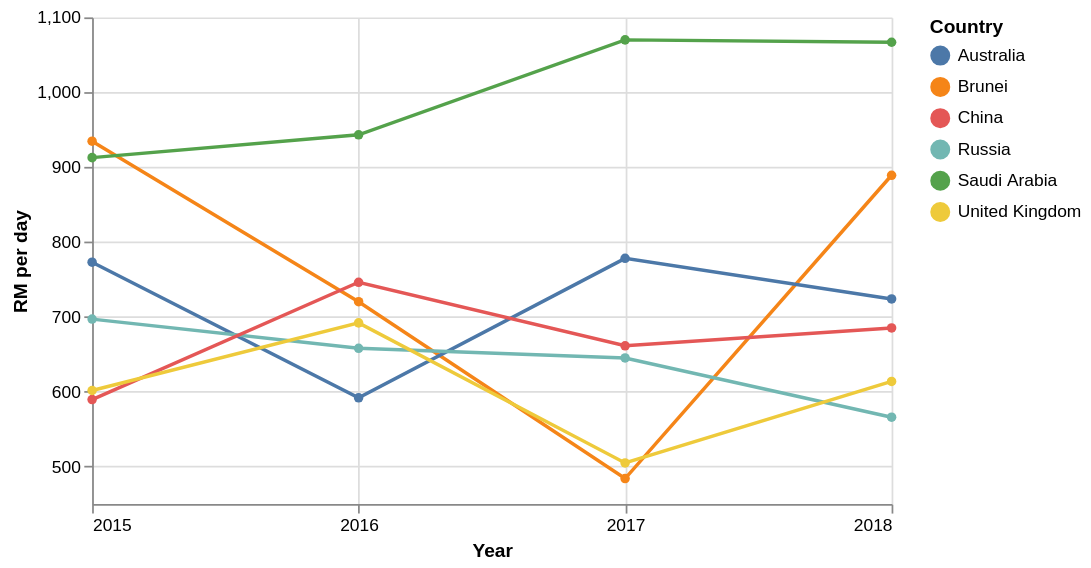

Express this chart as Vega-Lite.
### Vega-Lite specification from a JSON file in a GitHub repository (floating-point values rounded to 4 significant figures)
{"$schema": "https://vega.github.io/schema/vega-lite/v5.json", "width": 460, "height": 280, "data": {"values": [{"year": 2015, "country": "Brunei", "spend": 934.7}, {"year": 2015, "country": "Saudi Arabia", "spend": 912.7}, {"year": 2015, "country": "Australia", "spend": 773.0}, {"year": 2015, "country": "Russia", "spend": 697.0}, {"year": 2015, "country": "China", "spend": 589.5}, {"year": 2015, "country": "United Kingdom", "spend": 601.6}, {"year": 2016, "country": "Brunei", "spend": 720.2}, {"year": 2016, "country": "Saudi Arabia", "spend": 943.1}, {"year": 2016, "country": "Australia", "spend": 591.9}, {"year": 2016, "country": "Russia", "spend": 658.0}, {"year": 2016, "country": "China", "spend": 746.2}, {"year": 2016, "country": "United Kingdom", "spend": 692.0}, {"year": 2017, "country": "Brunei", "spend": 484.0}, {"year": 2017, "country": "Saudi Arabia", "spend": 1070.0}, {"year": 2017, "country": "Australia", "spend": 778.1}, {"year": 2017, "country": "Russia", "spend": 645.1}, {"year": 2017, "country": "China", "spend": 661.4}, {"year": 2017, "country": "United Kingdom", "spend": 504.9}, {"year": 2018, "country": "Brunei", "spend": 889.1}, {"year": 2018, "country": "Saudi Arabia", "spend": 1067.0}, {"year": 2018, "country": "Australia", "spend": 723.9}, {"year": 2018, "country": "Russia", "spend": 565.9}, {"year": 2018, "country": "China", "spend": 685.1}, {"year": 2018, "country": "United Kingdom", "spend": 613.8}]}, "mark": {"type": "line", "point": true, "strokeWidth": 2}, "params": [{"name": "hl", "select": {"type": "point", "fields": ["country"]}, "bind": "legend"}], "encoding": {"x": {"field": "year", "type": "quantitative", "axis": {"format": "d", "title": "Year"}, "scale": {"domain": [2015, 2018]}}, "y": {"field": "spend", "type": "quantitative", "axis": {"title": "RM per day"}, "scale": {"zero": false}}, "color": {"field": "country", "type": "nominal", "legend": {"title": "Country"}}, "opacity": {"condition": {"param": "hl", "value": 1}, "value": 0.15}, "tooltip": [{"field": "country"}, {"field": "year", "type": "quantitative", "format": "d"}, {"field": "spend", "title": "RM/day", "format": ".0f"}]}, "config": {"background": "white", "view": {"stroke": null}}}
